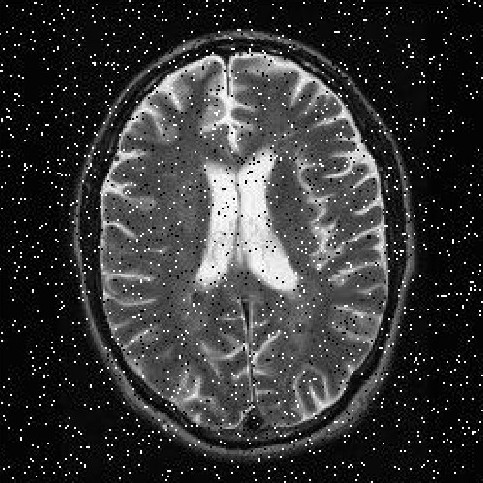
#> input picture assignment-2/input/brain.jpeg, 483 x 483 px; its folder holds only this picture in this run
$ python watershed.py --input ../input/brain.jpeg
#> lines starting #> are read from the running program, lines starting #| are printed output that depends on the picture; after the words box and inside, x2 and y2 are one past the last pixel; in counts of white or black regions, pixels touching at a corner belong together
import math
import numpy as np
from numpy import genfromtxt
import matplotlib.pyplot as plt
import time

import argparse
import os.path
from skimage import color, io, data
from skimage.color import rgb2gray


# declaration of constant values and neighbor ranges
mask = -2
wshed = 0
init = -1
inqueue = -3


h_min = 1000
h_max = -1000
level = []
x_add = [-1, 0, 1, 0, -1, 1, 1, -1]
y_add = [0, 1, 0, -1, 1, 1, -1, -1]


row = 0
col = 0
flag = False
cluster = 0


# 3
# initialise the output image numpy
def initialisations(input_f):

    global h_min, h_max, cluster, flag
    row = len(input_f)
    col = len(input_f[0])

    if h_min > 0:
        h_min = 0
    else:
        h_max -= h_min

    output_f = np.zeros(shape=(row, col))

    # convert all pixels from the initial image in positive values
    # intialize the output matrix with init
    for i in range(row):
        for j in range(col):
            output_f[i, j] = init

    h_min = 0
    cluster = 0
    flag = False

    return input_f, output_f

###############################################################
# sort the pixels in the order of gray values in a nested lislt
# put the pixels with the same gray value in the same list index


def sort_pixels(input_f):

    level = [[] for i in range(np.max(input_f)+1)]
    for i in range(len(input_f)):
        for j in range(len(input_f[0])):
            level[input_f[i, j]].append([i, j])

    return level


##############################
# Actuall Watershed algorithm
def watershed_transform(input_f, output_f, level, Ng_p):

    fifo = []
    row = len(input_f)
    col = len(input_f[0])
    h_min = np.min(input_f)
    h_max = np.max(input_f)
    global cluster, wshed, mask, inqueue, flag

    for h in range(h_min, h_max+1):
        for it in range(len(level[h])):
            x_pixel = level[h][it][0]
            y_pixel = level[h][it][1]

            output_f[x_pixel, y_pixel] = mask

            for i in range(Ng_p):
                x_neighbor = x_pixel + x_add[i]
                y_neighbor = y_pixel + y_add[i]

                if (not (x_neighbor >= 0 and x_neighbor < row and y_neighbor >= 0 and y_neighbor < col)):
                    continue

                if (output_f[x_neighbor, y_neighbor] > 0 or output_f[x_neighbor, y_neighbor] == wshed):
                    output_f[x_pixel, y_pixel] = inqueue
                    fifo.append(level[h][it])

        pixel = []
        while(len(fifo) > 0):

            pixel = fifo[0]
            x_pixel = pixel[0]
            y_pixel = pixel[1]
            fifo.pop(0)

            for i in range(Ng_p):
                x_neighbor = x_pixel + x_add[i]
                y_neighbor = y_pixel + y_add[i]

                if (not(x_neighbor >= 0 and x_neighbor < row and y_neighbor >= 0 and y_neighbor < col)):
                    continue

                if(output_f[x_neighbor, y_neighbor] > 0):
                    if((output_f[x_pixel, y_pixel] == inqueue) or (output_f[x_pixel, y_pixel] == wshed and flag == True)):
                        output_f[x_pixel,
                                 y_pixel] = output_f[x_neighbor, y_neighbor]

                    elif (output_f[x_pixel, y_pixel] > 0 and output_f[x_pixel, y_pixel] != output_f[x_neighbor, y_neighbor]):
                        output_f[x_pixel, y_pixel] = wshed
                        flag = False

                elif (output_f[x_neighbor, y_neighbor] == wshed):
                    if(output_f[x_pixel, y_pixel] == inqueue):
                        output_f[x_pixel, y_pixel] = wshed
                        flag = True

                elif(output_f[x_neighbor, y_neighbor] == mask):
                    output_f[x_neighbor, y_neighbor] = inqueue
                    fifo.append((x_neighbor, y_neighbor))

        for it in range(len(level[h])):
            x_pixel = level[h][it][0]
            y_pixel = level[h][it][1]
            if(output_f[x_pixel, y_pixel] == mask):

                cluster += 1
                fifo.append(level[h][it])
                output_f[x_pixel, y_pixel] = cluster

                new_pixel = []

                while(len(fifo) > 0):
                    new_pixel = fifo[0]
                    fifo.pop(0)

                    x_newpixel = new_pixel[0]
                    y_newpixel = new_pixel[1]

                    for i in range(Ng_p):
                        x_neighbor = x_newpixel + x_add[i]
                        y_neighbor = y_newpixel + y_add[i]

                        if(not (x_neighbor >= 0 and x_neighbor < row and y_neighbor >= 0 and y_neighbor < col)):
                            continue

                        if(output_f[x_neighbor, y_neighbor] == mask):
                            fifo.append([x_neighbor, y_neighbor])
                            output_f[x_neighbor, y_neighbor] = cluster

    return output_f


# [51 lines left out: function erosion_dilation, not called in this run]

# global for filtering
BALANCE_ALPHA = 0.2

def get_median(filter_area):
    res = np.median(filter_area)
    return res

# [7 lines left out: function median_filter, not called in this run]

def get_kernel():
    return np.ones((3, 3), np.float32) / 9


def get_mean_with_kernel(filter_area, kernel):
    return np.sum(np.multiply(kernel, filter_area))

# [33 lines left out: functions mean_filter, mean_median_balanced_filter, filter_image, not called in this run]

def main():

    my_parser = argparse.ArgumentParser(description='Perform watershed')

    my_parser.add_argument(
        '-i',
        '--input',
        dest="input",
        metavar='PATH',
        type=str,
        help='the path to input file')

    my_parser.add_argument(
        '-n'
        "--neighbors",
        dest="neighbors",
        metavar='N',
        type=int,
        help='number of neighbors')

    my_parser.add_argument(
        '-f'
        "--filter",
        dest="filter",
        choices=['median', 'balanced'],
        metavar='FILTER',
        type=str,
        help='name of filter')

    my_parser.add_argument(
        '-o'
        '--output',
        dest='output',
        metavar='PATH',
        type=str,
        help='the path to outputfile')

    args = my_parser.parse_args()
    image = None

    inputfile = args.input
    outputfile = args.output
    Ng_p = args.neighbors
    filter_selected = args.filter
    image_name = os.path.splitext(inputfile)[0]
    # check if the file is valid
    if inputfile and os.path.isfile(inputfile):
        input_image_extension = os.path.splitext(inputfile)[1]

        if(input_image_extension == ".png" or input_image_extension == ".jpg" or input_image_extension == ".jpeg"):
            # Image grascale intensity is set in the range 0 to 255
            image = io.imread(inputfile, as_gray=True)
#> image is the input picture: shape (483, 483) float64; min 0, max 1, mean 0.216
            image = image/np.max(image) * 255
            image = image.astype(np.uint8)
        elif (input_image_extension == ".txt"):
            # Image grascale intensity is set in the range 0 to 1
            image = genfromtxt(inputfile, delimiter=',').astype(int)
            image -= np.min(image)

    else:
        print("Your input file doesnt have a valid path.")

    if (filter_selected == "median"):
        image = filter_image(image, image_name, 'median filter', median_filter)
    elif (filter_selected == "balanced"):
        image = filter_image(image, image_name, 'median filter', mean_median_balanced_filter)

    input_f, output_f = initialisations(image)
#> in initialisations, `row = len(input_f)`: row = 483
#> after the loop in initialisations, `for i in range(row):`: output_f: shape (483, 483) float64; every value is -1
    sorted_bucket = sort_pixels(input_f)
#> sorted_bucket = 256 items
    img_output = watershed_transform(input_f, output_f, sorted_bucket, Ng_p)
#> in watershed_transform, `row = len(input_f)`: row = 483
#> in watershed_transform, `h_min = np.min(input_f)`: h_min = 0
#> in watershed_transform, `h_max = np.max(input_f)`: h_max = 255
#> after the loop in watershed_transform, `for h in range(h_min, h_max+1):`:
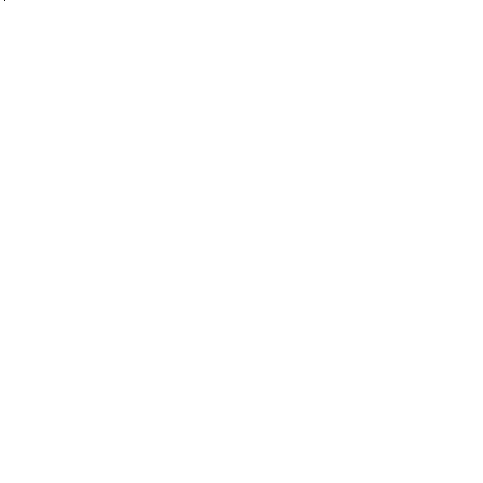
#> output_f: shape (483, 483) float64; values -2 (black) and -1 (white), 100% white; black in thin lines or dots, all inside (x1, y1, x2, y2) = (4, 0, 5, 1)
#> after the loop in watershed_transform, `for h in range(h_min, h_max+1):`: cluster = 0; fifo = []
    np.savetxt(outputfile, img_output, delimiter=', ', newline='\n', fmt='%d')

    plt.imshow(img_output, cmap='gray', vmin=0, vmax=np.max(img_output))
    plt.show()
    # plt.close()


#> (the run stopped early here; a loop or call above may not have finished)
